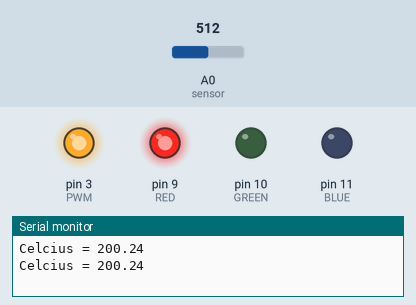
This sketch was run on a simulated Arduino Uno, built with avr-gcc and run on an emulated ATmega328P. On the bench: output pins drawn as LEDs (lit = HIGH), the last lines printed to the serial monitor. The test bench sets the inputs (shaded band); at power-on: A0 (sensor) = 512.

Above: at 5.8 s.
5.9 s: A0 (sensor) set to 171
16.2 s: A0 (sensor) set to 143
At 25.7 s:
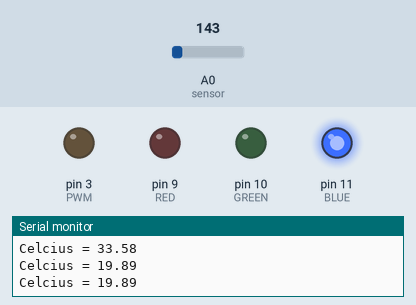
26.5 s: A0 (sensor) set to 306
At 30.7 s:
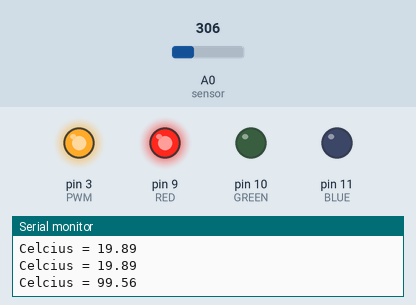
32.5 s: A0 (sensor) set to 122
At 40.7 s:
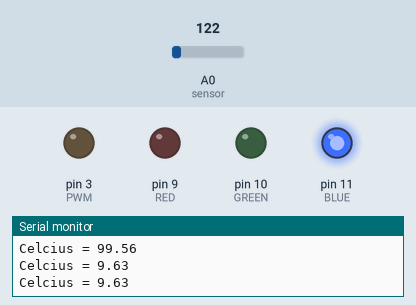
Timing chart, 0 to 42.2 s (numbered marks = the images above; inputs shaded):
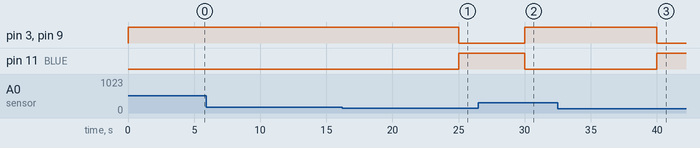

Measured:
- the behaviour switches between 156 and 155 on A0 (sensor) (found by bisection; images 0 and 1)
- after the input at 16.2 s, pin 3 (PWM), pin 9 (RED): HIGH → LOW after 8.8 s; pin 11 (BLUE): LOW → HIGH after 8.8 s
- after the input at 26.5 s, pin 3 (PWM), pin 9 (RED): LOW → HIGH after 3.5 s; pin 11 (BLUE): HIGH → LOW after 3.5 s
- after the input at 32.5 s, pin 3 (PWM), pin 9 (RED): HIGH → LOW after 7.5 s; pin 11 (BLUE): LOW → HIGH after 7.5 s

The sketch:

FanAndTemperatureManagement.ino
```cpp
  // Fan control
const int PWM = 3;
  // Thermometer
const int sensor = A0;
  // RBG LED lights
const int RED = 9;
const int GREEN = 10;
const int BLUE = 11;
  // Read from the sensor and convert volts to celcius
int sensorVal = 0;
float volts;
float celcius;
bool cooling = false;

void setup() {
  // To format the thermometer correctly
  Serial.begin(9600);
  // Declaring all the output pins
  pinMode(PWM, OUTPUT);
  pinMode(RED, OUTPUT);
  pinMode(GREEN, OUTPUT);
  pinMode(BLUE, OUTPUT);
  // Setting blue to default
  analogWrite(BLUE, 255);
  analogWrite(RED, 0);
  analogWrite(GREEN, 0);
}

void loop(){
  // Read from thermometer and convert volts to celcius
  sensorVal = analogRead(sensor);
  volts = sensorVal * 5;
  volts /= 1023.0;
  celcius = (volts - 0.5) * 100;
  // Print to serial monitor
  Serial.print("Celcius = ");
  Serial.print(celcius);
  Serial.println();
  // These if statements control the fan speed and color of the lights
  // according to the temperatures.
  if(celcius < 30 && !cooling){
    // Fan off
    analogWrite(PWM, 0);
    // Lights red
    analogWrite(BLUE, 255);
    analogWrite(RED, 0);
    analogWrite(GREEN, 0);
  }else {
    cooling = true;
    // Fanpower maximum
    analogWrite(PWM, 255);
    // Lights red
    analogWrite(BLUE, 0);
    analogWrite(RED, 255);
    analogWrite(GREEN, 0);
  }

  // if the temperature has reached 26 then cooling is done
  if(celcius <= 26) { cooling = false; }
  // 5 second delay between readings of the temperature
  delay(5000);
}
```
